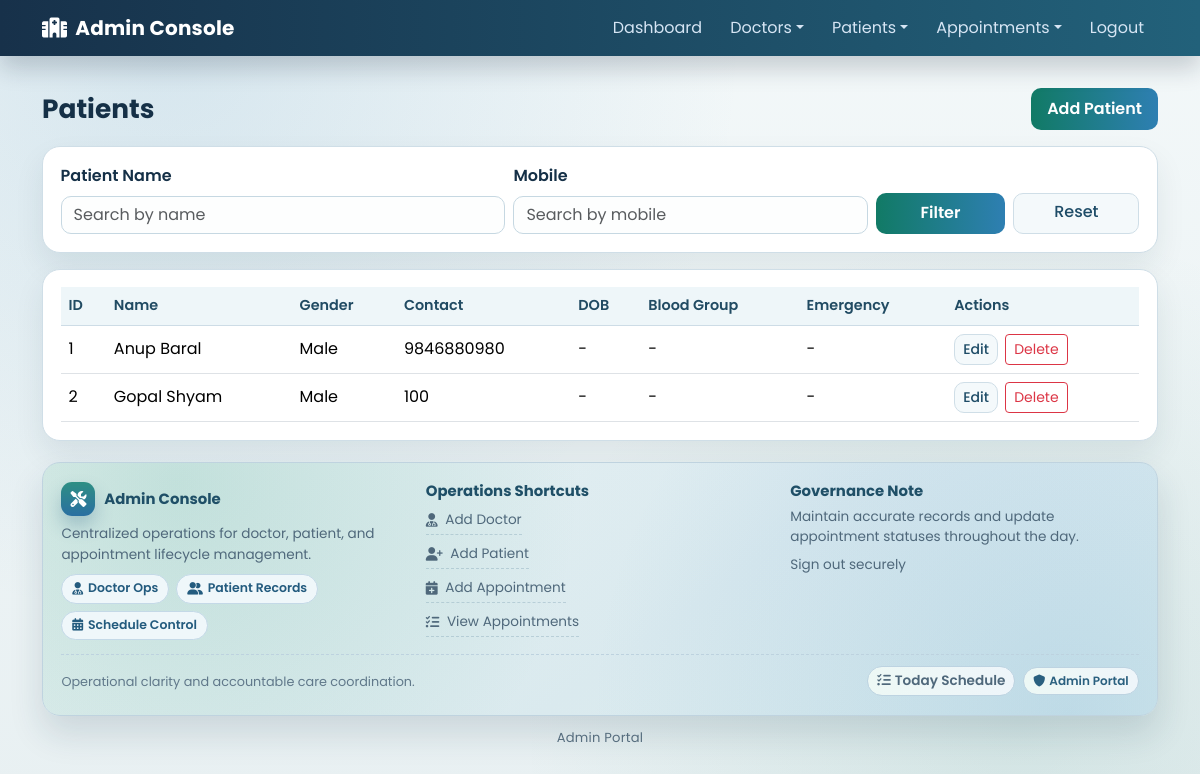
Page /view_patient/ (signed in) on the earlier database version.
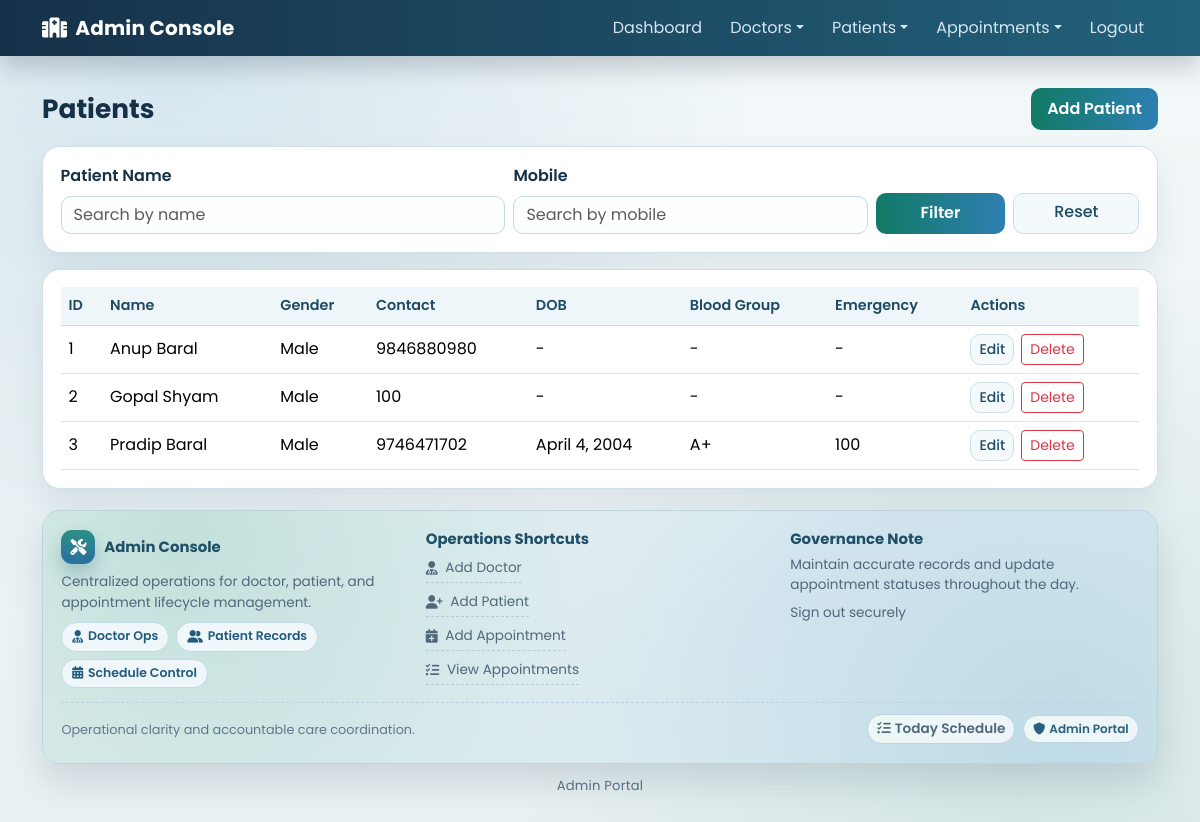
Same page on the later database version.
### hospital/models.py (models this page shows, shortened)
class Patient(models.Model):
    name = models.CharField(max_length=50)
    gender = models.CharField(max_length=10)
    mobile = models.CharField(max_length=20, blank=True)  # optional
    address = models.CharField(max_length=150)
    dob = models.DateField(null=True, blank=True)
    blood_group = models.CharField(max_length=5, choices=BloodGroup.choices, blank=True)
    emergency_contact = models.CharField(max_length=20, blank=True)
    allergies = models.TextField(blank=True)
    medical_notes = models.TextField(blank=True)

### hospital/views.py (the view)
# urls.py: path('view_patient/', View_Patient,name='view_patient'),
@staff_required
def View_Patient(request):
    query = request.GET.get("q", "").strip()
    mobile = request.GET.get("mobile", "").strip()
    pat = Patient.objects.all().order_by("name")
    if query:
        pat = pat.filter(name__icontains=query)
    if mobile:
        pat = pat.filter(mobile__icontains=mobile)
    d = {
        'pat': pat,
        'q': query,
        'mobile': mobile,
    }
    return render(request, 'view_patient.html', d)

### hospital/views.py (called while the page is built)
def staff_required(view_func):
    return user_passes_test(
        lambda user: user.is_authenticated and user.is_staff,
        login_url="login",
    )(view_func)

### hospital/templates/view_patient.html (shortened to what this page needs)
{% extends 'admin_base.html' %}
{% load static %}
{% block body %}
<div class="d-flex justify-content-between align-items-center mb-3">
    <h2 class="section-title mb-0">Patients</h2>
    <a href="{% url 'add_patient' %}" class="btn btn-brand">Add Patient</a>
</div>
<div class="panel mb-3">
    <form method="get" class="row g-2 align-items-end">
        <div class="col-md-5">
            <label class="form-label">Patient Name</label>
            <input type="text" name="q" class="form-control" value="{{ q }}" placeholder="Search by name">
        </div>
        <div class="col-md-4">
            <label class="form-label">Mobile</label>
            <input type="text" name="mobile" class="form-control" value="{{ mobile }}" placeholder="Search by mobile">
        </div>
        <div class="col-md-3 d-flex gap-2">
            <button class="btn btn-brand w-100" type="submit">Filter</button>
            <a class="btn btn-soft w-100" href="{% url 'view_patient' %}">Reset</a>
        </div>
    </form>
</div>
<div class="panel table-responsive">
    <table class="table table-hover align-middle mb-0">
        <thead>
            <tr>
                <th>ID</th>
                <th>Name</th>
                <th>Gender</th>
                <th>Contact</th>
                <th>DOB</th>
                <th>Blood Group</th>
                <th>Emergency</th>
                <th>Actions</th>
            </tr>
        </thead>
        <tbody>
            {% for i in pat %}
            <tr>
                <td>{{ i.id }}</td>
                <td>{{ i.name }}</td>
                <td>{{ i.gender }}</td>
                <td>{{ i.mobile|default:'-' }}</td>
                <td>{{ i.dob|default:'-' }}</td>
                <td>{{ i.blood_group|default:'-' }}</td>
                <td>{{ i.emergency_contact|default:'-' }}</td>
                <td class="actions-cell">
                    <a href="{% url 'edit_patient' i.id %}" class="btn btn-sm btn-soft">Edit</a>
                    <form method="post" action="{% url 'delete_patient' i.id %}" onsubmit="return confirm('Delete this patient?');">
                        <button class="btn btn-sm btn-outline-danger" type="submit">Delete</button>
                    </form>
                </td>
            </tr>
            {% empty %}
            <tr><td colspan="8" class="text-center text-muted py-4">No patients found.</td></tr>
            {% endfor %}
        </tbody>
    </table>
</div>
{% endblock %}

### hospital/templates/admin_base.html (shortened to what this page needs)
{% load static %}
<!DOCTYPE html>
<html lang="en">
<head>
    <link href="https://cdn.jsdelivr.net/npm/bootstrap@5.3.3/dist/css/bootstrap.min.css" rel="stylesheet">
    <link rel="stylesheet" href="https://cdnjs.cloudflare.com/ajax/libs/font-awesome/6.6.0/css/all.min.css">
    <link rel="stylesheet" type="text/css" href="{% static 'css/mystyle.css' %}">
</head>
<body class="admin-app">
    <nav class="navbar navbar-expand-lg top-nav top-nav-admin navbar-dark">
        <div class="container">
            <a class="navbar-brand" href="{% url 'admin_home' %}"><i class="fa-solid fa-hospital me-2"></i>Admin Console</a>
            <div class="collapse navbar-collapse" id="adminMenu">
                <ul class="navbar-nav ms-auto text-center">
                    <li class="nav-item"><a class="nav-link" href="{% url 'admin_home' %}">Dashboard</a></li>
                    <li class="nav-item dropdown">
                        <a class="nav-link dropdown-toggle" data-bs-toggle="dropdown" href="#">Doctors</a>
                    </li>
                    <li class="nav-item dropdown">
                        <a class="nav-link dropdown-toggle" data-bs-toggle="dropdown" href="#">Patients</a>
                    </li>
                    <li class="nav-item dropdown">
                        <a class="nav-link dropdown-toggle" data-bs-toggle="dropdown" href="#">Appointments</a>
                    </li>
                    <li class="nav-item"><a class="nav-link" href="{% url 'logout' %}">Logout</a></li>
                </ul>
            </div>
        </div>
    </nav>
    <main class="page-shell">
        <div class="container">
            {% block body %}{% endblock %}
            <section class="site-footer site-footer-premium">
                <div class="row g-3">
                    <div class="col-md-4">
                        <div class="footer-brand">
                            <span class="footer-brand-icon"><i class="fa-solid fa-screwdriver-wrench"></i></span>
                            <h6 class="mb-0">Admin Console</h6>
                        </div>
                        <p>Centralized operations for doctor, patient, and appointment lifecycle management.</p>
                        <div class="footer-chip-wrap">
                            <span class="footer-chip"><i class="fa-solid fa-user-doctor"></i>Doctor Ops</span>
                            <span class="footer-chip"><i class="fa-solid fa-user-group"></i>Patient Records</span>
                            <span class="footer-chip"><i class="fa-solid fa-calendar-days"></i>Schedule Control</span>
                        </div>
                    </div>
                    <div class="col-md-4">
                        <h6>Operations Shortcuts</h6>
                        <div class="footer-link-list">
                            <p><a href="{% url 'add_doctor' %}"><i class="fa-solid fa-user-doctor me-1"></i>Add Doctor</a></p>
                            <p><a href="{% url 'add_patient' %}"><i class="fa-solid fa-user-plus me-1"></i>Add Patient</a></p>
                            <p><a href="{% url 'add_appointment' %}"><i class="fa-solid fa-calendar-plus me-1"></i>Add Appointment</a></p>
                            <p><a href="{% url 'view_appointment' %}"><i class="fa-solid fa-list-check me-1"></i>View Appointments</a></p>
                        </div>
                    </div>
                    <div class="col-md-4">
                        <h6>Governance Note</h6>
                        <p>Maintain accurate records and update appointment statuses throughout the day.</p>
                        <p class="mt-2"><a href="{% url 'logout' %}">Sign out securely</a></p>
                    </div>
                </div>
                <div class="footer-divider"></div>
                <div class="footer-bottom">
                    <p class="mb-0">Operational clarity and accountable care coordination.</p>
                    <div class="d-flex align-items-center gap-2">
                        <a href="{% url 'view_appointment' %}" class="footer-badge"><i class="fa-solid fa-list-check me-1"></i>Today Schedule</a>
                        <span class="footer-badge"><i class="fa-solid fa-shield me-1"></i>Admin Portal</span>
                    </div>
                </div>
            </section>
            <p class="footer-note">Admin Portal</p>
        </div>
    </main>
</body>
</html>

Differences in the rows shown:
added Patient: id "3", name "Pradip Baral", gender "Male", mobile "9746471702", dob "April 4, 2004", blood_group "A+", emergency_contact "100"
